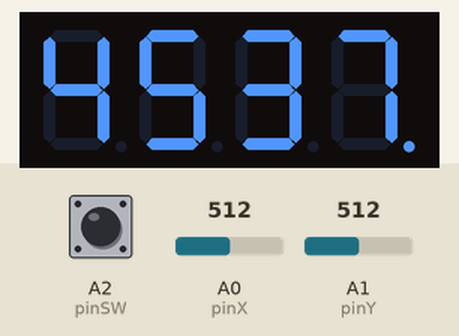
Recording of a sketch running on a simulated Arduino Uno, built with avr-gcc and run on an emulated ATmega328P. Shown: 4-digit seven-segment display. Wiring (inferred from the names in the program): 4-digit 7-segment display, segments lit when HIGH: segments pin 12, pin 8, pin 5, pin 3, pin 2, pin 11, pin 6, pin 4; digit selects pin 13, pin 10, pin 9, pin 7. The test bench sets the inputs (shaded band); at power-on: A0 (pinX) = 512, A2 (pinSW) HIGH, A1 (pinY) = 512. The segment pins are drawn as the display they are named for.

Above: at 1.2 s.
1.3 s: A0 (pinX) set to 610
At 2.39 s:
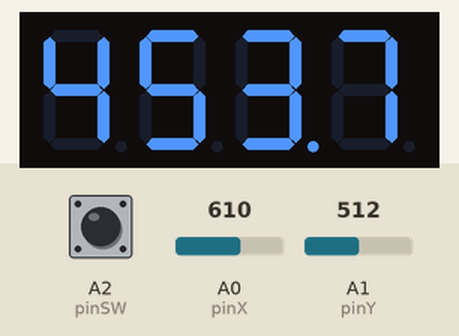
2.8 s: A2 (pinSW) pulled LOW for 0.15 s
4.4 s: A2 (pinSW) pulled LOW for 1 s
At 5.95 s:
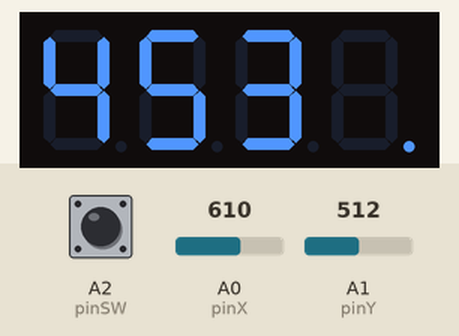
6.0 s: A0 (pinX) set to 590
7.5 s: A0 (pinX) set to 716
At 9.43 s:
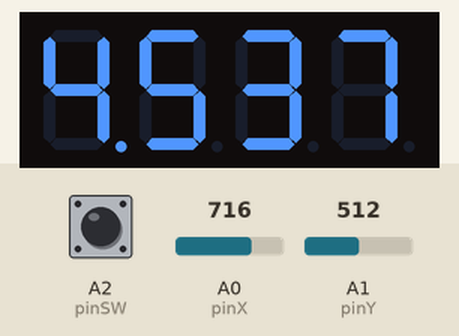
Timing chart, 0 to 10.9 s (numbered marks = the images above; inputs shaded):
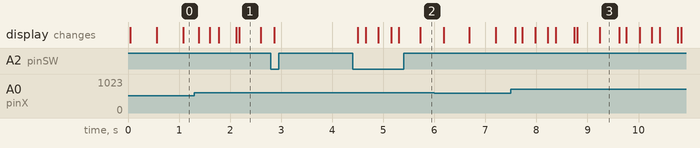

The sketch:

code.ino
```cpp
const int pinA = 12;
const int pinB = 8;
const int pinC = 5;
const int pinD = 3;
const int pinE = 2;
const int pinF = 11;
const int pinG = 6;
const int pinDP = 4;
const int pinD1 = 7;
const int pinD2 = 9;
const int pinD3 = 10;
const int pinD4 = 13;

const int pinSW = A2; // digital pin connected to switch output
const int pinX = A0; // A0 - analog pin connected to X output
const int pinY = A1; // A1 - analog pin connected to Y output

const int segSize = 8;

const int noOfDisplays = 4;
const int noOfDigits = 10;

byte stateDP = LOW;
byte lockedIN = 0; //if the selected digit  is locked in or not
int selected = 0; //which digit is selected 0 is default
int xValue = 0;
int yValue = 0;
int switchValue;
int showSelected = 1;
unsigned long previousSelectedTime = 0;
unsigned long previousDigitSwitchTime = 0;
unsigned long previousNumberSwitchTime = 0;
unsigned long previousSwitchTime = 0;
unsigned long currentTime;


// segments array, similar to before
int segments[segSize] = {
  pinA, pinB, pinC, pinD, pinE, pinF, pinG, pinDP
};

// digits array, to switch between them easily
int digits[noOfDisplays] = {
  pinD1, pinD2, pinD3, pinD4
};

int digitValue[noOfDisplays] = {//digit values at the current time
  7, 3, 5, 4
};

byte digitMatrix[noOfDigits + 1][segSize - 1] = {
// a b c d e f g NOTHING
{1, 1, 1, 1, 1, 1, 0}, // 0
{0, 1, 1, 0, 0, 0, 0}, // 1
{1, 1, 0, 1, 1, 0, 1}, // 2
{1, 1, 1, 1, 0, 0, 1}, // 3
{0, 1, 1, 0, 0, 1, 1}, // 4
{1, 0, 1, 1, 0, 1, 1}, // 5
{1, 0, 1, 1, 1, 1, 1}, // 6
{1, 1, 1, 0, 0, 0, 0}, // 7
{1, 1, 1, 1, 1, 1, 1}, // 8
{1, 1, 1, 1, 0, 1, 1}, // 9
{0, 0, 0, 0, 0, 0, 0} //EMPTY
};


void displayNumber(byte digit, byte decimalPoint) {
  for (int i = 0; i < segSize - 1; i++)
    digitalWrite(segments[i], digitMatrix[digit][i]);

// write the decimalPoint to DP pin
  digitalWrite(segments[segSize - 1], decimalPoint);
}


// activate the display no. received as param
void showDigit(int num) {
  for (int i = 0; i < noOfDisplays; i++) {
    digitalWrite(digits[i], HIGH);
  }
  digitalWrite(digits[num], LOW); //LOW means activated in this config
}


void setup() {
  for (int i = 0; i < segSize; i++){
    pinMode(segments[i], OUTPUT);
  }

  for (int i = 0; i < noOfDisplays; i++){
    pinMode(digits[i], OUTPUT);
  }

  pinMode(pinX, INPUT);
  pinMode(pinY, INPUT);
  pinMode(pinSW, INPUT_PULLUP);
  Serial.begin(9600);
}


void routineShow(){

  for(int i = 0; i < noOfDisplays; ++i){
      int show = 1;
      stateDP = 0;
      if(currentTime > previousSelectedTime + 500 ){ //the selected digit blinker
        showSelected = !showSelected;
        previousSelectedTime = currentTime;
      }

      if(i == selected ){ // if we reached the selected digit we show it's own separate status
        if(!lockedIN) //if the digit is not locked in we have to make it blink
          show = showSelected;
        stateDP = HIGH;
      }

      showDigit(i);
      if(show)
        displayNumber(digitValue[i], stateDP);
      else
        displayNumber(10, stateDP);// 10 is the codenumber for an empty digit
      delay(5);
  }


}


//changes the current digit if required
void digitChange(){
    xValue = analogRead(pinX);

    if(xValue < 400 && previousDigitSwitchTime + 400 < currentTime){
      if(selected + 1 > 3)
        selected = 0;
      else
        ++selected;
      previousDigitSwitchTime = currentTime;
    }
    else
      if(xValue > 600 &&  previousDigitSwitchTime + 400 < currentTime){
      if(selected - 1 < 0)
        selected = 3;
      else
        --selected;
      previousDigitSwitchTime = currentTime;
    }
}


//sense a button press and changes the lockedIN variable accrdingly
void switchLock(){
  switchValue = digitalRead(pinSW);
  if(!switchValue && previousSwitchTime + 1000 < currentTime){
    lockedIN = !lockedIN;
    previousSwitchTime = currentTime;
  }
}


//changes the number of the current selected physical digit
void numberChange(){

    yValue = analogRead(pinY);
    if(yValue < 400 && previousNumberSwitchTime + 400 < currentTime){
      if(digitValue[selected] - 1 < 0)
        digitValue[selected] = 9;
      else
        --digitValue[selected];
      previousNumberSwitchTime = currentTime;
    }
    else
      if(yValue > 600 &&  previousNumberSwitchTime + 400 < currentTime){
      if(digitValue[selected] + 1 > 9)
        digitValue[selected] = 0;
      else
        ++digitValue[selected];
      previousNumberSwitchTime = currentTime;
    }
}


void loop() {
  currentTime = millis();

  routineShow();

  if(!lockedIN)
    digitChange();

  if(lockedIN)
    numberChange();

  switchLock();

}
```

Measured:
- after the input at 1.3 s, the display: first changes after 0.08 s (image 1 shows a later state)
- after the input at 4.4 s, the display: first changes after 0.10 s (image 2 shows a later state)
- after the input at 7.5 s, the display: changes after 0.08 s (image 3)
- what the display in image 1 shows lasts 0.4 s, from 2.2 s to 2.6 s
